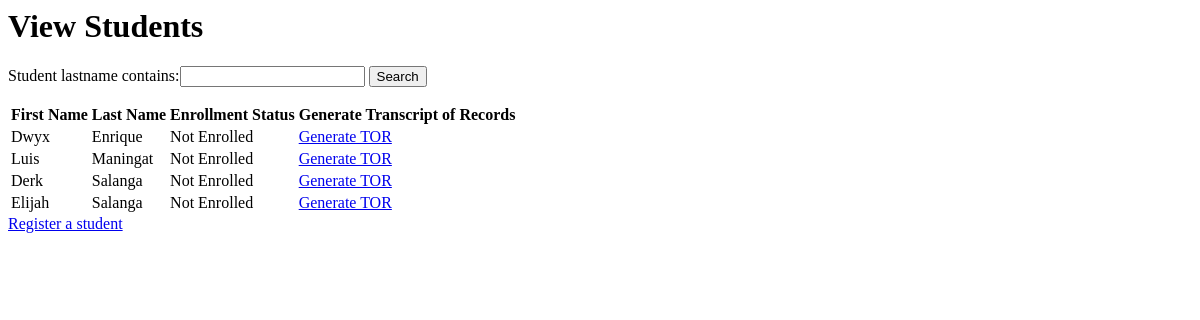
Page /studentList on the earlier database version.
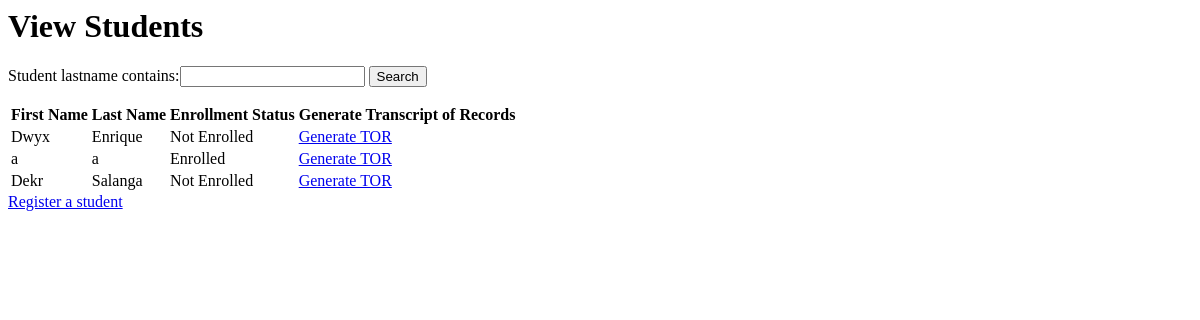
Same page on the later database version.
### sis_app/models.py (models this page shows)
class Account(models.Model):
    username = models.CharField(max_length=128)
    password = models.CharField(max_length=128)#passwords should be stored hashed
    class Meta:
        abstract=True # Don't use this line if you want Contact to have its own table

class Student(Account):
    student_firstname = models.CharField(max_length=128, default=None)#
    student_lastname = models.CharField(max_length=128, default=None)#
    student_middlename = models.CharField(max_length=128, default=None)
    student_nickname = models.CharField(max_length=128, default=None)
    student_birthday = models.DateField(default=datetime.date.today())
    grade_levels = [
        ('Nursery','Nursery'),
        ('Kinder 1','Kinder 1'),
        ('Kinder 2', 'Kinder 2')
    ]
    student_grade_level = models.CharField(max_length=128, choices=grade_levels, default='Nursery')#
    status =[
    ('Not Enrolled','Not Enrolled'),
    ('Enrolled', 'Enrolled'),
    ]#
    enrollment_status = models.CharField(max_length=20, choices=status,default='Not Enrolled')#
    student_schoolyear_start=models.IntegerField(('year'), validators=[MinValueValidator(2000)], default=None)#
    student_address = models.CharField(max_length=300, default=None)
    student_religion = models.CharField(max_length=128, default=None)
    student_nationality = models.CharField(max_length=128, default=None)
    student_hobbies = models.TextField(max_length=500, default=None)
    student_likes = models.TextField(max_length=500, default=None)
    student_dislikes = models.TextField(max_length=500, default=None)
    student_shm = models.TextField(max_length=500, default=None)
    student_allergies = models.TextField(max_length=500, default=None)
    student_sd = models.TextField(max_length=500, default=None)
    student_oconsiderations = models.TextField(max_length=500, default=None)
    student_guardianemail = models.EmailField(max_length = 254, default=None)
    student_f_firstname = models.CharField(max_length=128, default=None)
    student_f_lastname = models.CharField(max_length=128, default=None)
    student_f_middlename = models.CharField(max_length=128, default=None)
    student_f_telno = models.CharField(max_length=128, default=None)
    student_f_address = models.CharField(max_length=300, default=None)
    student_f_occupation = models.CharField(max_length=128, default=None)
    student_f_employer = models.CharField(max_length=128, default=None)
    student_f_oaddress = models.CharField(max_length=300, default=None)
    student_f_otelno = models.CharField(max_length=128, default=None)
    student_f_natureofbusiness = models.CharField(max_length=128, default=None)
    student_m_firstname = models.CharField(max_length=128, default=None)
    student_m_lastname = models.CharField(max_length=128, default=None)
    student_m_middlename = models.CharField(max_length=128, default=None)
    student_m_telno = models.CharField(max_length=128, default=None)
    student_m_address = models.CharField(max_length=300, default=None)
    student_m_occupation = models.CharField(max_length=128, default=None)
    student_m_employer = models.CharField(max_length=128, default=None)
    student_m_oaddress = models.CharField(max_length=300, default=None)
    student_m_otelno = models.CharField(max_length=128, default=None)
    student_m_natureofbusiness = models.CharField(max_length=128, default=None)
    student_sibling_name = models.CharField(max_length=300, default=None)
    student_sibling_gender = models.CharField(max_length=128, default=None)
    student_sibling_age = models.IntegerField(default=None)
    student_sibling_school=models.CharField(max_length=300, default=None)
    student_medexp = models.BooleanField(default = False)
    student_rules = models.BooleanField(default = False)
    student_accuracy = models.BooleanField(default = False)
    student_signedname = models.CharField(max_length=300, default=None)
    student_signdate = models.DateField(default=datetime.date.today())
    enrollment_plan_choices =[
    ('Annually','Annually'),
    ('Bi-Annually', 'Bi-Annually'),
    ('Quarterly', 'Quarterly'),
    ]
    student_enrollment_plan = models.CharField(max_length=20, choices=enrollment_plan_choices,default='Annually')

### sis_app/views.py (the view)
# urls.py: path('studentList',views.StudentList, name="student_list"),
def StudentList(request):
    students = Student.objects.all()
    myFilter = StudentFilter(request.GET, queryset=students)
    students = myFilter.qs
    context = {'studentList' : students, 'myFilter': myFilter}
    return render(request,"sis_app/Student_List.html", context)

### sis_app/templates/sis_app/Student_List.html (shortened to what this page needs)
{% load static %}
<h1 class="pageHeading">View Students</h1>
<div class="form-container">
    <form method="get" style=>
        {{myFilter.form}}
        <button class="buttonDesignPositive" type="submit">Search</button>
    </form>
</div>
<div class="table-container">
    <table class = "table table-borderless">
        <thead class= "border-bottom font-weight-bold">
            <tr>
                <th>First Name</th>
                <th>Last Name</th>
                <th>Enrollment Status</th>
                <th>Generate Transcript of Records</th>
                <th></th>
                <th></th>
            </tr>
        </thead>
        <tbody>
            {% for student in studentList %}
            <tr>
                <td data-heading="First Name">{{student.student_firstname}}</td>
                <td data-heading="Last Name">{{student.student_lastname}}</td>
                <td data-heading="Enrollment Status">{{student.enrollment_status}}</td>
                <td><a class="buttonDesignNegative" href="{% url 'sis_app:generate_tor' student.id %}">Generate TOR</a></td>
            </tr>
            {% endfor %}
        </tbody>
    </table>
</div>
<a class="buttonDesignNegative" href="{% url 'sis_app:student_form' %}">Register a student</a>

Differences in the rows shown:
removed Student: student_firstname "Luis", student_lastname "Maningat", enrollment_status "Not Enrolled"
removed Student: student_firstname "Derk", student_lastname "Salanga", enrollment_status "Not Enrolled"
removed Student: student_firstname "Elijah", student_lastname "Salanga", enrollment_status "Not Enrolled"
added Student: student_firstname "a", student_lastname "a", enrollment_status "Enrolled"
added Student: student_firstname "Dekr", student_lastname "Salanga", enrollment_status "Not Enrolled"
